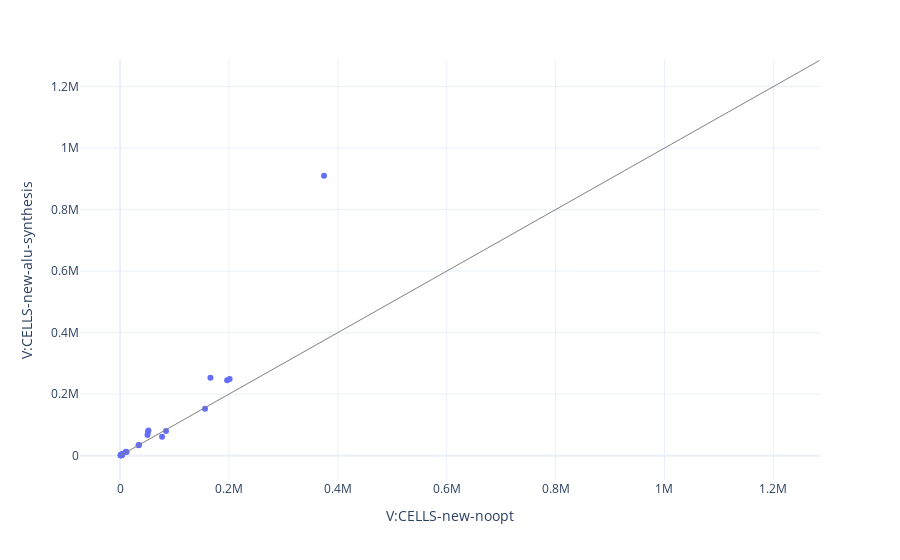

Write notebook code for a chart like this one.
### Code cell
scatter((new_noopt, "new-noopt"), (new_conju, "new-alu-synthesis"), "V:CELLS")

### Figure 1 — Plotly figure (JSON) as saved in the notebook; plotly's stock layout.template omitted (floating-point values rounded to 4 significant figures)
{"data": [{"hovertemplate": "V:CELLS-new-noopt=%{x}<br>V:CELLS-new-alu-synthesis=%{y}<br>name=%{text}<extra></extra>", "legendgroup": "", "marker": {"color": "#636efa", "symbol": "circle"}, "mode": "markers", "name": "", "orientation": "v", "showlegend": false, "text": ["lift_bytes/\"min:AND_AL_IMMb\"", "lift_bytes/\"min:LEA_GPRv_AGEN_32\"", "lift_bytes/\"min:LODSB\"", "lift_bytes/\"min:LODSB\"", "lift_bytes/\"min:LODSB\"", "lift_bytes/\"min:LODSB\"", "lift_bytes/\"min:LOOP_RELBRb\"", "lift_bytes/\"min:MOVSB\"", "lift_bytes/\"min:MOV_GPR8_GPR8_8A\"", "lift_bytes/\"min:OR_GPRv_IMMz_32\"", "lift_bytes/\"min:POPAD_32\"", "lift_bytes/\"min:PUSH_IMMz_32\"", "lift_bytes/\"min:PUSH_MEMv_32\"", "lift_bytes/\"min:SUB_AL_IMMb\"", "lift_bytes/\"min:SUB_GPRv_MEMv_32\"", "lift_bytes/\"min:XOR_GPR8_GPR8_32\"", "lift_bytes/\"min:XOR_GPRv_IMMz_32\"", "lift_bytes/\"min:XOR_OrAX_IMMz_32\"", "lift_bytes/\"min:DIV_GPRv_32\"", "lift_bytes/\"min:DIV_MEMv_32\"", "lift_bytes/\"min:AND_MEMb_GPR8\"", "lift_bytes/\"min:ADD_GPR8_GPR8_02\"", "lift_bytes/\"min:ADD_MEMb_GPR8\"", "lift_bytes/\"min:IMUL_GPRv_MEMv_IMMz_16\"", "lift_bytes/\"min:IMUL_GPRv_MEMv_IMMz_32\"", "lift_bytes/\"min:IMUL_MEMb\"", "lift_bytes/\"min:MOV_MEMv_GPRv_16\"", "lift_bytes/\"min:MOV_RAX_RAX\"", "lift_bytes/\"min:AND_ONE_CHILD_1\"", "lift_bytes/\"min:AND_ONE_CHILD_2\"", "lift_source/\"min:small\"", "lift_source/\"min:adds\"", "lift_source/\"min:mul-16\"", "lift_source/\"big:muls\"", "lift_source/\"min:idivs\"", "lift_source/\"big:divs\"", "lift_source/\"min:subs\"", "lift_source/\"min:xors\"", "lift_source/\"big:3d_image_toolkit\"", "lift_source/\"big:router_simulator\"", "lift_source/\"big:lan_simulator\"", "lift_source/\"big:tiny86\""], "type": "scatter", "x": [1393, 2642, 1393, 1393, 1934, 1934, 1799, 2629, 1992, 2147, 3163, 1993, 2930, 1447, 3528, 2167, 2148, 1561, 33932, 34727, 2936, 2286, 3805, 2726, 11954, 2930, 1946, 3360, 1270, 2311, 2499, 52068, 10424, 77144, 84395, 156021, 51288, 50412, 196651, 166019, 201210, 374575], "xaxis": "x", "y": [1490, 2909, 1490, 2095, 1490, 2095, 2063, 2854, 2113, 2251, 3612, 2216, 3287, 1544, 3795, 2300, 2252, 1658, 34034, 34968, 3281, 2435, 4231, 2964, 12318, 3211, 2105, 3823, 1366, 2582, 2786, 81976, 12572, 61631, 80131, 152532, 77954, 67498, 245424, 253054, 249091, 910143], "yaxis": "y"}], "layout": {"hovermode": "x", "legend": {"tracegroupgap": 0}, "margin": {"t": 60}, "shapes": [{"line": {"color": "gray", "width": 1}, "type": "line", "x0": 0, "x1": 1284718, "xref": "x", "y0": 0, "y1": 1284718, "yref": "y"}], "xaxis": {"anchor": "y", "domain": [0, 1], "title": {"text": "V:CELLS-new-noopt"}}, "yaxis": {"anchor": "x", "domain": [0, 1], "title": {"text": "V:CELLS-new-alu-synthesis"}}}}
